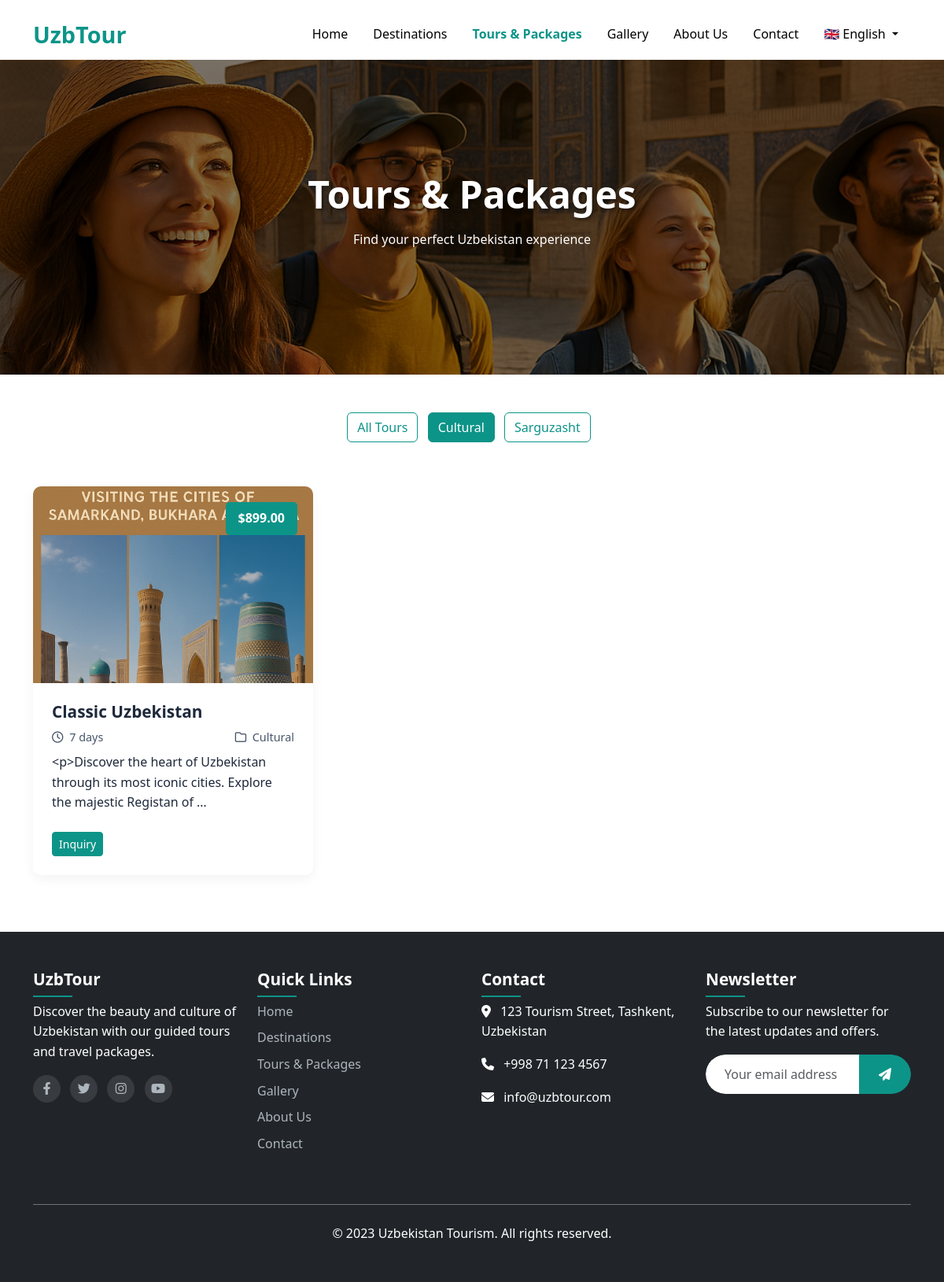
Page /en/tours/?category=cultural on the committed database.
### tours/models.py (models this page shows, shortened)
class TourCategory(models.Model):
    name = models.CharField(_('Name'), max_length=100)
    slug = models.SlugField(_('Slug'), unique=True)
    class Meta:
        verbose_name = _('Tour Category')
        verbose_name_plural = _('Tour Categories')

class Tour(models.Model):
    name = models.CharField(_('Name'), max_length=200)
    slug = models.SlugField(_('Slug'), unique=True)
    description = RichTextField(_('Description'))
    price = models.DecimalField(_('Price'), max_digits=10, decimal_places=2)
    duration = models.PositiveIntegerField(_('Duration (days)'))
    image = models.ImageField(_('Image'), upload_to='tours/')
    category = models.ForeignKey(TourCategory, on_delete=models.CASCADE, related_name='tours',
                                 verbose_name=_('Category'))
    highlights = RichTextField(_('Highlights'))
    created_at = models.DateTimeField(_('Created at'), auto_now_add=True)
    updated_at = models.DateTimeField(_('Updated at'), auto_now=True)
    class Meta:
        verbose_name = _('Tour')
        verbose_name_plural = _('Tours')
        ordering = ['-created_at']

### tours/views.py (the view)
# urls.py: path('', views.tour_list, name='list'),
def tour_list(request):
    categories = TourCategory.objects.all()
    category_slug = request.GET.get('category')
    if category_slug:
        category = get_object_or_404(TourCategory, slug=category_slug)
        tours = Tour.objects.filter(category=category)
    else:
        tours = Tour.objects.all()
    context = {
        'categories': categories,
        'tours': tours,
        'current_category': category_slug,
    }
    return render(request, 'tours/list.html', context)

### core/templatetags/custom_filters.py (called while the page is built)
@register.filter
def multiply(value, arg):
    return int(value) * int(arg)

### templates/tours/list.html (shortened to what this page needs)
{% extends 'base.html' %}
{% load static %}
{% load i18n %}
{% load custom_filters %}
{% block content %}
    <section class="page-hero">
        <div class="page-hero-image">
            <img src="{% static 'images/tours-hero.jpg' %}" alt="{% trans 'Tours in Uzbekistan' %}">
            <div class="page-hero-overlay"></div>
        </div>
        <div class="page-hero-content">
            <div class="container text-center">
                <h1>{% trans "Tours & Packages" %}</h1>
                <p>{% trans "Find your perfect Uzbekistan experience" %}</p>
            </div>
        </div>
    </section>
    <section class="tours-section py-5">
        <div class="container">
            <div class="filter-buttons text-center mb-5">
                <a href="{% url 'tours:list' %}" class="btn {% if not current_category %}btn-primary{% else %}btn-outline-primary{% endif %} me-2 mb-2">
                    {% trans "All Tours" %}
                </a>
                {% for category in categories %}
                    <a href="{% url 'tours:list' %}?category={{ category.slug }}" class="btn {% if current_category == category.slug %}btn-primary{% else %}btn-outline-primary{% endif %} me-2 mb-2">
                        {{ category.name }}
                    </a>
                {% endfor %}
            </div>
            <div class="row">
                {% for tour in tours %}
                    <div class="col-md-6 col-lg-4 mb-4" data-aos="fade-up" data-aos-delay="{{ forloop.counter|add:'-1'|multiply:100 }}">
                        <div class="tour-card">
                            <div class="tour-image">
                                <div class="tour-price">
                                    <span>${{ tour.price }}</span>
                                </div>
                            </div>
                            <div class="tour-content">
                                <h3>{{ tour.name }}</h3>
                                <div class="tour-meta">
                                    <span><i class="far fa-clock me-1"></i> {{ tour.duration }} {% trans "days" %}</span>
                                    <span><i class="far fa-folder me-1"></i> {{ tour.category.name }}</span>
                                </div>
                                <p class="mt-2">{{ tour.description|truncatewords:15 }}</p>
                                <a href="{% url 'tours:detail' tour.slug %}" class="btn btn-primary btn-sm mt-2">{% trans "Inquiry" %}</a>
                            </div>
                        </div>
                    </div>
                {% empty %}
                    <div class="col-12 text-center">
                        <p>{% trans "No tours found." %}</p>
                    </div>
                {% endfor %}
            </div>
        </div>
    </section>
{% endblock %}

### static/css/style.css (style rules this page uses)
:root { --primary-color: #0d9488; --primary-dark: #0f766e; --primary-light: #5eead4; --secondary-color: #475569; --light-color: #f8fafc; --dark-color: #1e293b; --transition: all 0.3s ease; }
body { font-family: "Segoe UI", Tahoma, Geneva, Verdana, sans-serif; color: var(--dark-color); line-height: 1.6; }
a { color: var(--primary-color); text-decoration: none; transition: var(--transition); }
.btn-primary { background-color: var(--primary-color); border-color: var(--primary-color); }
.btn-outline-primary { color: var(--primary-color); border-color: var(--primary-color); }
.page-hero { position: relative; height: 50vh; display: flex; align-items: center; justify-content: center; color: white; margin-top: 76px; }
.page-hero-image { position: absolute; top: 0; left: 0; width: 100%; height: 100%; z-index: -1; }
.page-hero-image img { width: 100%; height: 100%; object-fit: cover; }
.page-hero-overlay { position: absolute; top: 0; left: 0; width: 100%; height: 100%; background-color: rgba(0, 0, 0, 0.5); }
.page-hero-content { text-align: center; z-index: 1; }
.page-hero-content h1 { font-size: 3rem; font-weight: 700; margin-bottom: 1rem; text-shadow: 2px 2px 4px rgba(0, 0, 0, 0.5); }
.tour-card { background-color: white; border-radius: 10px; overflow: hidden; box-shadow: 0 5px 15px rgba(0, 0, 0, 0.05); transition: var(--transition); height: 100%; }
.tour-image { position: relative; height: 250px; overflow: hidden; }
.tour-price { position: absolute; top: 20px; right: 20px; background-color: var(--primary-color); color: white; padding: 0.5rem 1rem; border-radius: 5px; font-weight: 600; }
.tour-content { padding: 1.5rem; }
.tour-content h3 { font-size: 1.3rem; font-weight: 600; margin-bottom: 0.5rem; }
.tour-meta { display: flex; justify-content: space-between; color: var(--secondary-color); font-size: 0.9rem; margin-bottom: 0.5rem; }

### rows in the picture
TourCategory: name "Cultural"
TourCategory: name "Sarguzasht"
Tour: price "899.00", name "Classic Uzbekistan", duration "7", category.name "Cultural", description "<p>Discover the heart of Uzbekistan through its most iconic cities. Explore the majestic Registan of …"
